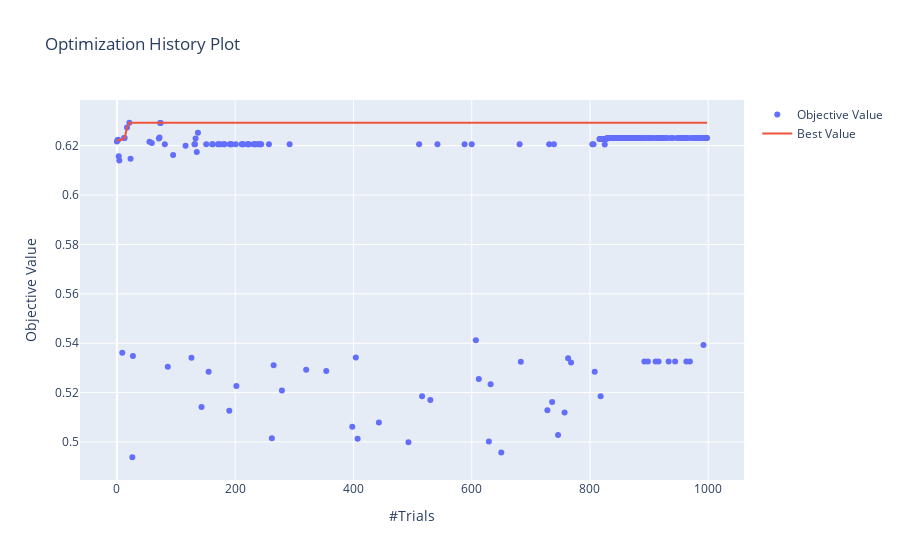

The cell this chart's notebook holds for it:
### Code cell
plot_optimization_history(study)

### Figure 1 — Plotly figure (JSON) as saved in the notebook; plotly's stock layout.template omitted (floating-point values rounded to 4 significant figures; data arrays with more than 128 entries replaced by an {"elided": "..."} marker saying what was removed)
{"data": [{"mode": "markers", "name": "Objective Value", "type": "scatter", "x": {"elided": "203 int values"}, "y": {"elided": "203 float values"}}, {"name": "Best Value", "type": "scatter", "x": {"elided": "203 int values"}, "y": {"elided": "203 float values"}}], "layout": {"title": {"text": "Optimization History Plot"}, "xaxis": {"title": {"text": "#Trials"}}, "yaxis": {"title": {"text": "Objective Value"}}}}
